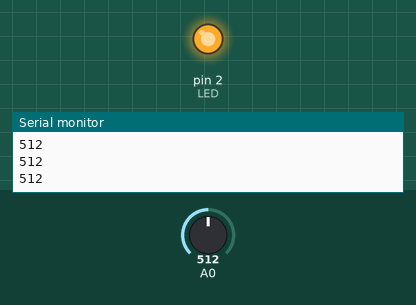
Recording of a sketch running on a simulated Arduino Uno, built with avr-gcc and run on an emulated ATmega328P. Parts: output pins drawn as LEDs (lit = HIGH), the last lines printed to the serial monitor. The test bench sets the inputs (shaded band); at power-on: A0 = 512.

Above: at 1.2 s.
1.3 s: A0 set to 318
2.8 s: A0 set to 289
At 3.5 s:
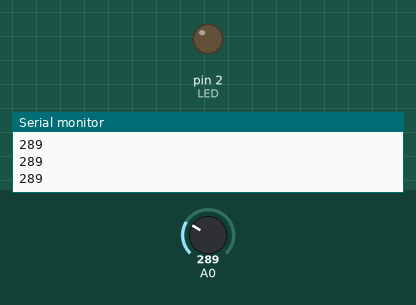
4.3 s: A0 set to 306
At 5.5 s:
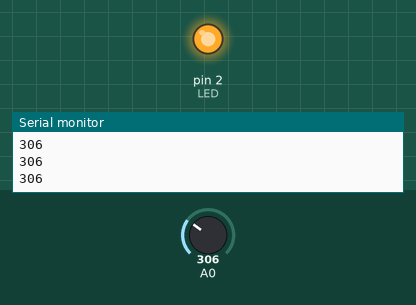
5.8 s: A0 set to 290
At 6.9 s:
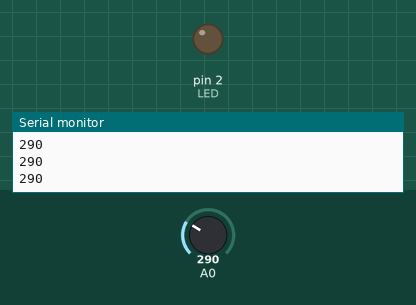
Timing chart, 0 to 8.3 s (numbered marks = the images above; inputs shaded):
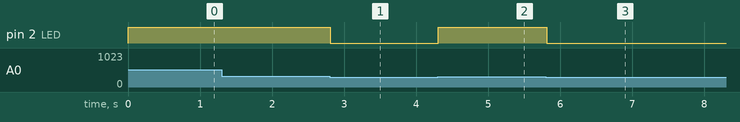

The sketch:

Potiometer.ino
```cpp
byte LED = 2;
void setup() {
  // put your setup code here, to run once:
  Serial.begin(9600);
  pinMode(LED,OUTPUT);
}

void loop() {
  // put your main code here, to run repeatedly:
  digitalWrite(2, checkSensor());
}

int checkSensor(){
  int portvalue = analogRead(A0);
  Serial.println(portvalue);
  if (portvalue>300)
  {
    return 1;
  }
  else
  {
    return 0;
  }
}
```

Measured:
- the behaviour switches between 301 and 300 on A0 (found by bisection; images 0 and 1)
- after the input at 2.8 s, pin 2 (LED): HIGH → LOW at once
- after the input at 4.3 s, pin 2 (LED): LOW → HIGH at once
- after the input at 5.8 s, pin 2 (LED): HIGH → LOW at once
